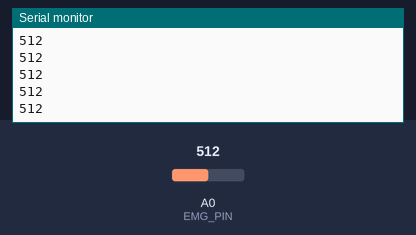
Bench run of a sketch on a simulated Arduino Uno, built with avr-gcc and run on an emulated ATmega328P. Shown: the last lines printed to the serial monitor. The inputs (shaded band) are chosen by the test bench; at power-on: A0 (EMG_PIN) = 512.

Above: at 1.2 s.
1.3 s: A0 (EMG_PIN) set to 440
At 1.32 s:
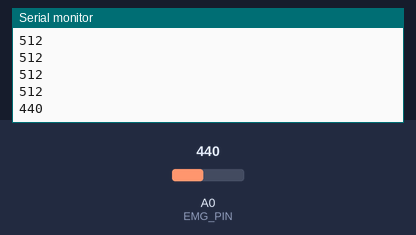
2.8 s: A0 (EMG_PIN) set to 460
At 2.83 s:
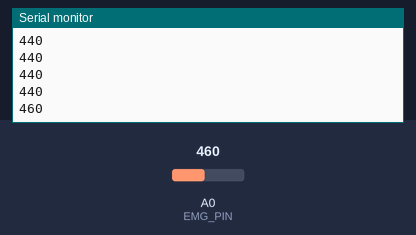
Timing chart, 0 to 5.8 s (numbered marks = the images above; inputs shaded):
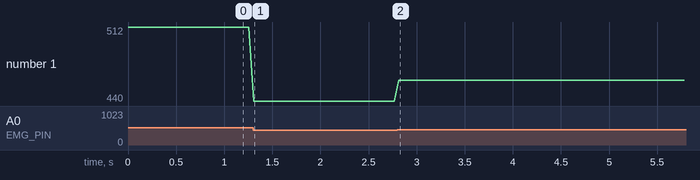

Measured:
- after the input at 1.3 s, the serial monitor: prints a new line at once (image 1)
- after the input at 2.8 s, the serial monitor: prints a new line at once (image 2)
- plotted number 1: 512 → 440 after the input at 1.3 s, 440 → 460 after the input at 2.8 s

The sketch:

EMG_sensor_test.ino
```cpp
#define THRESHOLD 450
#define EMG_PIN A0

void setup() {
  Serial.begin(9600);
}

void loop() {
  int value = analogRead(EMG_PIN);
  Serial.println(value);

  delay(50);
}
```
